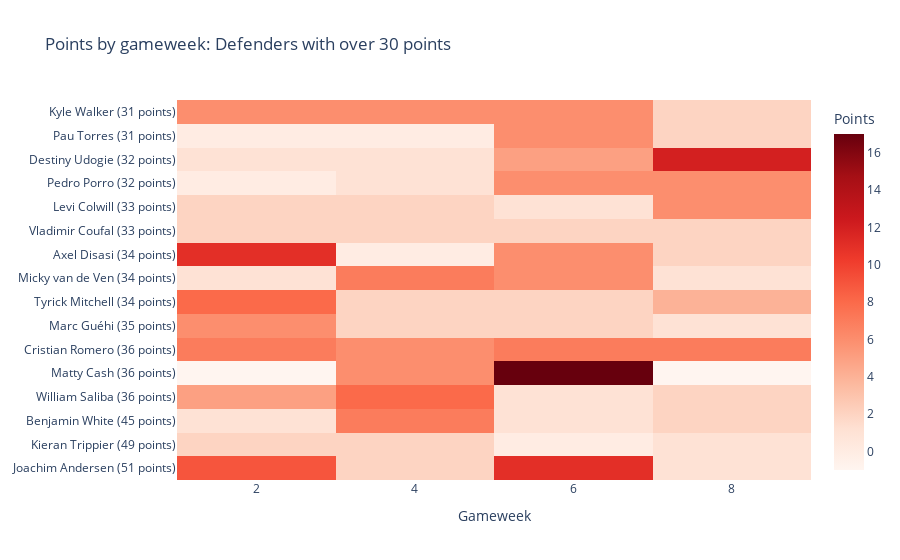

Notebook cell for this chart:
### Code cell
import plotly.graph_objects as go

# Data
players = [
    "Joachim Andersen", "Kieran Trippier", "Benjamin White",
    "William Saliba", "Matty Cash", "Cristian Romero",
    "Marc Guéhi", "Tyrick Mitchell", "Micky van de Ven",
    "Axel Disasi", "Vladimir Coufal", "Levi Colwill",
    "Pedro Porro", "Destiny Udogie", "Pau Torres", "Kyle Walker"
]
points = [51, 49, 45, 36, 36, 36, 35, 34, 34, 34, 33, 33, 32, 32, 31, 31]

gameweeks = ["2", "4", "6", "8"]
scores = [
    [9, 2, 11, 1, 1, 6, 15, 6],
    [2, 2, 0, 1, 8, 18, 12, 6],
    [1, 7, 1, 2, 7, 4, 14, 9],
    [5, 8, 1, 2, 6, 1, 6, 7],
    [-1, 6, 17, -1, 1, 6, 6, 2],
    [7, 6, 7, 7, 2, -2, 1, 8],
    [6, 2, 2, 1, 0, 8, 7, 9],
    [8, 2, 2, 4, 1, 5, 6, 6],
    [1, 7, 6, 1, 1, 1, 2, 15],
    [11, 0, 6, 2, 5, 2, 6, 2],
    [2, 2, 2, 2, 4, 12, 5, 5],
    [2, 2, 1, 6, 2, 6, 2, 12],
    [0, 1, 6, 6, 4, 2, 1, 7],
    [1, 1, 5, 12, 5, 2, 0, 1],
    [0, 0, 6, 2, 1, 2, 8, 2],
    [6, 6, 6, 2, 2, 2, 11, 0]
]

# Creating the heatmap
fig = go.Figure(data=go.Heatmap(
    z=scores,
    x=gameweeks,
    y=[f"{player} ({point} points)" for player, point in zip(players, points)],
    hoverongaps=False,
    colorscale="reds",
    colorbar=dict(title='Points')
))

fig.update_layout(
    title="Points by gameweek: Defenders with over 30 points",
    xaxis_nticks=len(gameweeks),
    yaxis_nticks=len(players),
    xaxis_title="Gameweek",
    yaxis_title=None,
)

fig.show()

### Figure 1 — Plotly figure (JSON) as saved in the notebook; plotly's stock layout.template omitted (floating-point values rounded to 4 significant figures)
{"data": [{"colorbar": {"title": {"text": "Points"}}, "colorscale": [[0, "rgb(255,245,240)"], [0.125, "rgb(254,224,210)"], [0.25, "rgb(252,187,161)"], [0.375, "rgb(252,146,114)"], [0.5, "rgb(251,106,74)"], [0.625, "rgb(239,59,44)"], [0.75, "rgb(203,24,29)"], [0.875, "rgb(165,15,21)"], [1, "rgb(103,0,13)"]], "hoverongaps": false, "type": "heatmap", "x": ["2", "4", "6", "8"], "y": ["Joachim Andersen (51 points)", "Kieran Trippier (49 points)", "Benjamin White (45 points)", "William Saliba (36 points)", "Matty Cash (36 points)", "Cristian Romero (36 points)", "Marc Guéhi (35 points)", "Tyrick Mitchell (34 points)", "Micky van de Ven (34 points)", "Axel Disasi (34 points)", "Vladimir Coufal (33 points)", "Levi Colwill (33 points)", "Pedro Porro (32 points)", "Destiny Udogie (32 points)", "Pau Torres (31 points)", "Kyle Walker (31 points)"], "z": [[9, 2, 11, 1, 1, 6, 15, 6], [2, 2, 0, 1, 8, 18, 12, 6], [1, 7, 1, 2, 7, 4, 14, 9], [5, 8, 1, 2, 6, 1, 6, 7], [-1, 6, 17, -1, 1, 6, 6, 2], [7, 6, 7, 7, 2, -2, 1, 8], [6, 2, 2, 1, 0, 8, 7, 9], [8, 2, 2, 4, 1, 5, 6, 6], [1, 7, 6, 1, 1, 1, 2, 15], [11, 0, 6, 2, 5, 2, 6, 2], [2, 2, 2, 2, 4, 12, 5, 5], [2, 2, 1, 6, 2, 6, 2, 12], [0, 1, 6, 6, 4, 2, 1, 7], [1, 1, 5, 12, 5, 2, 0, 1], [0, 0, 6, 2, 1, 2, 8, 2], [6, 6, 6, 2, 2, 2, 11, 0]]}], "layout": {"title": {"text": "Points by gameweek: Defenders with over 30 points"}, "xaxis": {"nticks": 4, "title": {"text": "Gameweek"}}, "yaxis": {"nticks": 16, "title": {}}}}
